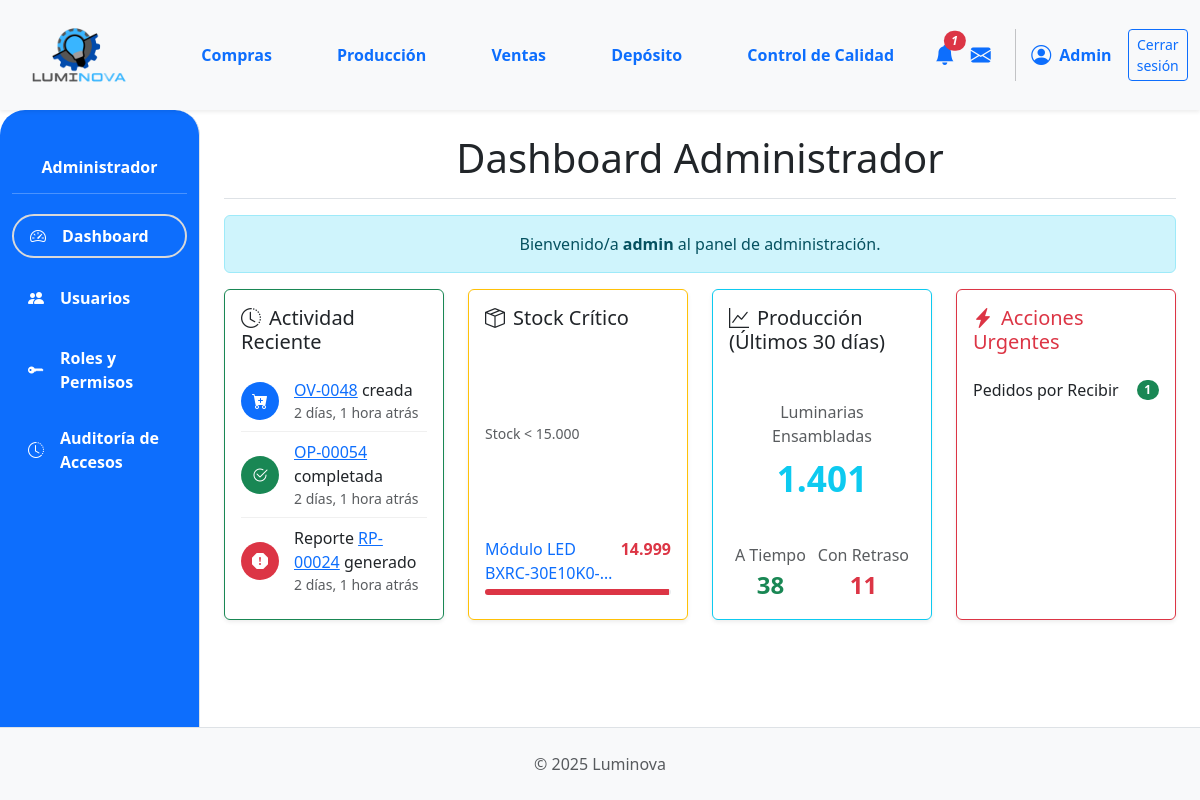
Page /dashboard/ (signed in) on the earlier database version.
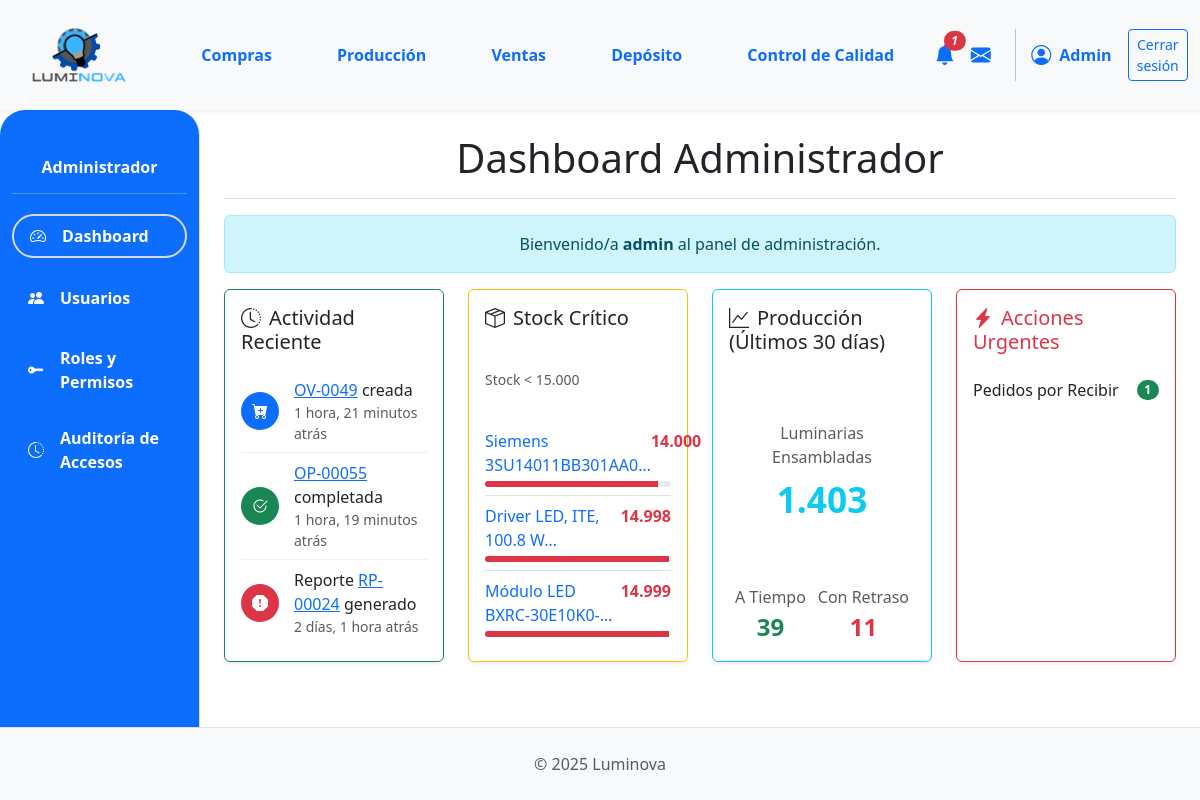
Same page on the later database version.
### App_LUMINOVA/models.py (models this page shows, shortened)
class OrdenVenta(models.Model):
    ESTADO_CHOICES = [
        ("PENDIENTE", "Pendiente Confirmación"),
        ("CONFIRMADA", "Confirmada (Esperando Producción)"),
        ("INSUMOS_SOLICITADOS", "Insumos Solicitados"),
        ("PRODUCCION_INICIADA", "Producción Iniciada"),
        ("PRODUCCION_CON_PROBLEMAS", "Producción con Problemas"),
        ("LISTA_ENTREGA", "Lista para Entrega"),
        ("COMPLETADA", "Completada/Entregada"),
        ("CANCELADA", "Cancelada"),
    ]
    numero_ov = models.CharField(
        max_length=20, unique=True, verbose_name="N° Orden de Venta"
    )
    cliente = models.ForeignKey(
        Cliente, on_delete=models.PROTECT, related_name="ordenes_venta"
    )
    fecha_creacion = models.DateTimeField(default=timezone.now)
    estado = models.CharField(
        max_length=50, choices=ESTADO_CHOICES, default="PENDIENTE"
    )
    total_ov = models.DecimalField(
        max_digits=12, decimal_places=2, default=0.00, verbose_name="Total OV"
    )
    notas = models.TextField(blank=True, null=True)

class OrdenProduccion(models.Model):
    numero_op = models.CharField(
        max_length=20, unique=True, verbose_name="N° Orden de Producción"
    )
    orden_venta_origen = models.ForeignKey(
        OrdenVenta,
        on_delete=models.SET_NULL,
        null=True,
        blank=True,
        related_name="ops_generadas",
    )
    producto_a_producir = models.ForeignKey(
        ProductoTerminado, on_delete=models.PROTECT, related_name="ordenes_produccion"
    )
    cantidad_a_producir = models.PositiveIntegerField()
    estado_op = models.ForeignKey(
        EstadoOrden,
        on_delete=models.SET_NULL,
        null=True,
        blank=True,
        related_name="ops_estado",
    )
    fecha_solicitud = models.DateTimeField(default=timezone.now)
    fecha_inicio_real = models.DateTimeField(null=True, blank=True)
    fecha_inicio_planificada = models.DateField(
        null=True, blank=True
    )
    fecha_fin_real = models.DateTimeField(null=True, blank=True)
    fecha_fin_planificada = models.DateField(null=True, blank=True)
    sector_asignado_op = models.ForeignKey(
        SectorAsignado,
        on_delete=models.SET_NULL,
        null=True,
        blank=True,
        related_name="ops_sector",
    )
    notas = models.TextField(null=True, blank=True, verbose_name="Notas")

class Insumo(models.Model):
    descripcion = models.CharField(max_length=255)
    categoria = models.ForeignKey(
        CategoriaInsumo, on_delete=models.PROTECT, related_name="insumos"
    )
    fabricante = models.ForeignKey(
        Fabricante,
        on_delete=models.SET_NULL,
        null=True,
        blank=True,
        related_name="insumos_fabricados",
    )
    imagen = models.ImageField(null=True, blank=True, upload_to="insumos/")
    stock = models.IntegerField(default=0)
    cantidad_en_pedido = models.PositiveIntegerField(
    default=0,
    verbose_name="Cantidad en Pedido",
    blank=True,
    null=True
)

### App_LUMINOVA/views.py (the view)
# urls.py: path('dashboard/', dashboard_view, name='dashboard'),
@login_required
def dashboard_view(request):
    ops_con_problemas_reportados_count = Reportes.objects.filter(
        resuelto=False,
        orden_produccion_asociada__isnull=False
    ).values('orden_produccion_asociada_id').distinct().count()
    solicitudes_insumos_pendientes = OrdenProduccion.objects.filter(estado_op__nombre__iexact='Insumos Solicitados').count()
    ocs_para_aprobar = Orden.objects.filter(tipo='compra', estado='BORRADOR').count()
    UMBRAL_STOCK_BAJO = 15000
    insumos_criticos_query = Insumo.objects.filter(stock__lt=UMBRAL_STOCK_BAJO).order_by('stock')[:5]
    insumos_criticos_con_porcentaje = []
    for insumo in insumos_criticos_query:
        porcentaje_stock = int((insumo.stock / UMBRAL_STOCK_BAJO) * 100) if UMBRAL_STOCK_BAJO > 0 else 0
        insumos_criticos_con_porcentaje.append({
            'insumo': insumo,
            'porcentaje_stock': min(100, porcentaje_stock)
        })
    hace_30_dias = timezone.now() - timedelta(days=30)
    ops_completadas_recientemente = OrdenProduccion.objects.filter(
        estado_op__nombre__iexact='Completada',
        fecha_fin_real__gte=hace_30_dias
    )
    total_luminarias_ensambladas = ops_completadas_recientemente.aggregate(total=Sum('cantidad_a_producir'))['total'] or 0
    total_ops_completadas = ops_completadas_recientemente.count()
    ops_a_tiempo = ops_completadas_recientemente.filter(fecha_fin_real__date__lte=F('fecha_fin_planificada')).count()
    ops_con_retraso = total_ops_completadas - ops_a_tiempo
    tasa_cumplimiento = (ops_a_tiempo / total_ops_completadas * 100) if total_ops_completadas > 0 else 0
    try:
        ultima_ov = OrdenVenta.objects.latest('fecha_creacion')
    except OrdenVenta.DoesNotExist:
        ultima_ov = None
    try:
        ultima_op_completada = OrdenProduccion.objects.filter(estado_op__nombre__iexact='Completada').latest('fecha_fin_real')
    except OrdenProduccion.DoesNotExist:
        ultima_op_completada = None
    try:
        ultimo_reporte = Reportes.objects.latest('fecha')
    except Reportes.DoesNotExist:
        ultimo_reporte = None
    context = {
        'ops_con_problemas_count': ops_con_problemas_reportados_count,
        'solicitudes_insumos_pendientes_count': solicitudes_insumos_pendientes,
        'ocs_para_aprobar_count': ocs_para_aprobar,
        'insumos_criticos_list': insumos_criticos_con_porcentaje,
        'umbral_stock_bajo': UMBRAL_STOCK_BAJO,
        'total_luminarias_ensambladas': total_luminarias_ensambladas,
        'ops_a_tiempo': ops_a_tiempo,
        'ops_con_retraso': ops_con_retraso,
        'tasa_cumplimiento': tasa_cumplimiento,
        'ultima_ov': ultima_ov,
        'ultima_op_completada': ultima_op_completada,
        'ultimo_reporte': ultimo_reporte,
    }
    return render(request, 'admin/dashboard.html', context)

### App_LUMINOVA/templates/admin/dashboard.html (shortened to what the changed rows need)
{% extends 'padre.html' %}
{% load humanize %}
{% block content %}
<div class="d-flex justify-content-between flex-wrap flex-md-nowrap align-items-center pb-2 mb-3 border-bottom flex-column">
    <h1 class="h1">Dashboard Administrador</h1>
</div>
<div class="row row-cols-1 row-cols-md-2 row-cols-xl-4 g-4 mb-4">
    <div class="col">
        <div class="card h-100 border-success shadow-sm">
            <div class="card-body d-flex flex-column">
                <div class="timeline">
                    {% if ultima_ov %}
                    <div class="timeline-item">
                        <div class="timeline-icon bg-primary"><i class="bi bi-cart-plus-fill"></i></div>
                        <div class="flex-grow-1">
                            <a href="{% url 'App_LUMINOVA:ventas_detalle_ov' ultima_ov.id %}">{{ ultima_ov.numero_ov }}</a> creada
                            <small class="d-block text-muted">{{ ultima_ov.fecha_creacion|timesince }} atrás</small>
                        </div>
                    </div>
                    {% endif %}
                    {% if ultima_op_completada %}
                    <div class="timeline-item">
                        <div class="timeline-icon bg-success"><i class="bi bi-check2-circle"></i></div>
                        <div class="flex-grow-1">
                            <a href="{% url 'App_LUMINOVA:produccion_detalle_op' ultima_op_completada.id %}">{{ ultima_op_completada.numero_op }}</a> completada
                            <small class="d-block text-muted">{{ ultima_op_completada.fecha_fin_real|timesince }} atrás</small>
                        </div>
                    </div>
                    {% endif %}
                </div>
            </div>
        </div>
    </div>
    <div class="col">
        <div class="card h-100 border-warning shadow-sm">
            <div class="card-body">
                <ul class="list-group list-group-flush">
                    {% for item_data in insumos_criticos_list %}
                    <li class="list-group-item px-0 py-2">
                        <a href="{% url 'App_LUMINOVA:compras_seleccionar_proveedor_para_insumo' item_data.insumo.id %}" class="text-decoration-none d-block" title="Iniciar compra para {{ item.insumo.descripcion }}">
                            <div class="d-flex justify-content-between">
                                <span>{{ item_data.insumo.descripcion|truncatechars:25 }}</span>
                                <span class="fw-bold text-danger">{{ item_data.insumo.stock|intcomma }}</span>
                            </div>
                            <div class="stock-progress-bar mt-1">
                                <div class="stock-progress" style="--stock-percent: {{ item_data.porcentaje_stock }}%;"></div>
                            </div>
                        </a>
                    </li>
                    {% empty %}
                    <li class="list-group-item px-0 text-success"><i class="bi bi-check-circle-fill"></i> No hay insumos críticos.</li>
                    {% endfor %}
                </ul>
            </div>
        </div>
    </div>
    <div class="col">
        <div class="card h-100 border-info shadow-sm kpi-card">
            <div class="card-body">
                <div class="text-center my-3">
                    <p class="text-muted mb-1">Luminarias Ensambladas</p>
                    <div class="kpi-value text-info">{{ total_luminarias_ensambladas|intcomma }}</div>
                </div>
                <div class="d-flex justify-content-around text-center">
                    <div>
                        <p class="text-muted mb-0">A Tiempo</p>
                        <p class="fs-4 fw-bold text-success mb-0">{{ ops_a_tiempo }}</p>
                    </div>
                </div>
            </div>
        </div>
    </div>
</div>
{% endblock %}

Differences in the rows shown:
no longer on this page (row unchanged): OrdenVenta: numero_ov "OV-0048", fecha_creacion "2 días, 1 hora"
no longer on this page (row unchanged): OrdenProduccion: numero_op "OP-00054", fecha_fin_real "2 días, 1 hora"
added OrdenVenta: numero_ov "OV-0049", fecha_creacion "1 hora, 21 minutos"
added OrdenProduccion: numero_op "OP-00055", fecha_fin_real "1 hora, 19 minutos"
now on this page (row edited): Insumo: insumo.descripcion "Siemens 3SU14011BB301AA0…", insumo.stock "14.000", {{ item_data.porcentaje_stock }} 93 (drawn)
now on this page (row edited): Insumo: insumo.descripcion "Driver LED, ITE, 100.8 W…", insumo.stock "14.998", {{ item_data.porcentaje_stock }} 99 (drawn)
Other differences:
{{ total_luminarias_ensambladas|intcomma }}: "1.401" → "1.403"
{{ ops_a_tiempo }}: "38" → "39"
